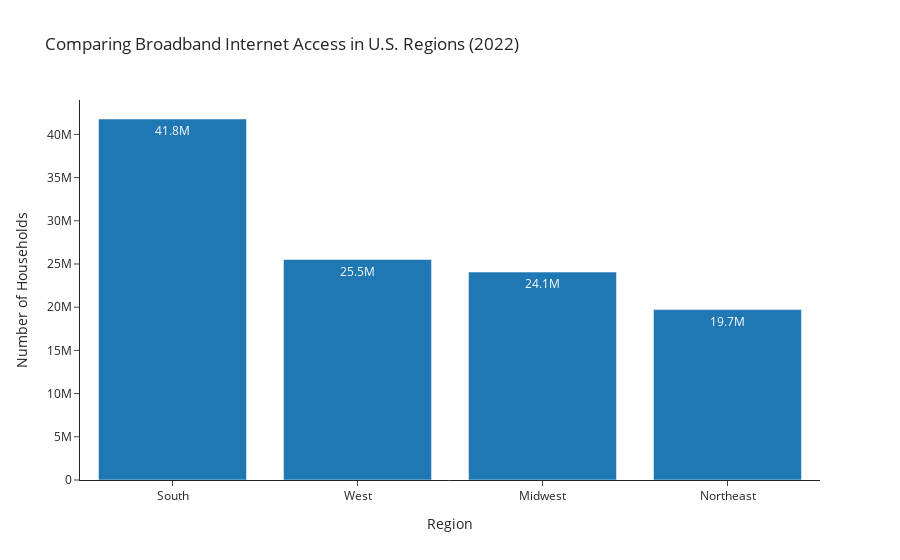

Notebook source saved alongside this figure:
### Markdown cell above
#### Horizontal Bar Chart

### Code cell
fig = px.bar(df_grouped,
            x='Region',
            y='Number of Households with a broadband Internet subscription',
            labels={'Number of Households with a broadband Internet subscription': 'Number of Households'},
            orientation = 'v',
            template = 'simple_white',
            title='Comparing Broadband Internet Access in U.S. Regions (2022)'
            )

fig.update_traces(textposition='auto',
                  #texttemplate='%{text:$.3s}'
                  #texttemplate='%{text:,}'       # This adds commas
                  #texttemplate='%{text:,.0f}'   # This adds commas and formats to zero decimal places
                  #texttemplate='%{text:,.1f}'   # This adds commas and formats to one decimal places
                  #texttemplate='%{text:$,.0f}'   # This adds commas and formats to two decimal places
                  #texttemplate='%{text:$,.2f}'  # This adds $, commas, and formats to two decimal places
                  #texttemplate='%{text:.0%}'    # This give a Percent format with zero decimal places
                  #texttemplate='%{text:.1%}'    # This give a Percent format with one decimal place
                  #texttemplate='%{text:.2%}'    # This give a Percent format with two decimal place
                  #texttemplate='%{text:.2s}M'
                  #text=[f"{v:.1f}M" for v in values_in_millions],  # Convert to 1 decimal point and add "M"
                  texttemplate='%{y:.3s}'
    
                 )

fig.show()

### Figure 1 — Plotly figure (JSON) as saved in the notebook; plotly's stock layout.template omitted (floating-point values rounded to 4 significant figures)
{"data": [{"alignmentgroup": "True", "hovertemplate": "Region=%{x}<br>Number of Households=%{y}<extra></extra>", "legendgroup": "", "marker": {"color": "#1F77B4", "pattern": {"shape": ""}}, "name": "", "offsetgroup": "", "orientation": "v", "showlegend": false, "textposition": "auto", "texttemplate": "%{y:.3s}", "type": "bar", "x": ["South", "West", "Midwest", "Northeast"], "xaxis": "x", "y": [41779862, 25519510, 24066084, 19718458], "yaxis": "y"}], "layout": {"barmode": "relative", "legend": {"tracegroupgap": 0}, "title": {"text": "Comparing Broadband Internet Access in U.S. Regions (2022)"}, "xaxis": {"anchor": "y", "domain": [0, 1], "title": {"text": "Region"}}, "yaxis": {"anchor": "x", "domain": [0, 1], "title": {"text": "Number of Households"}}}}
